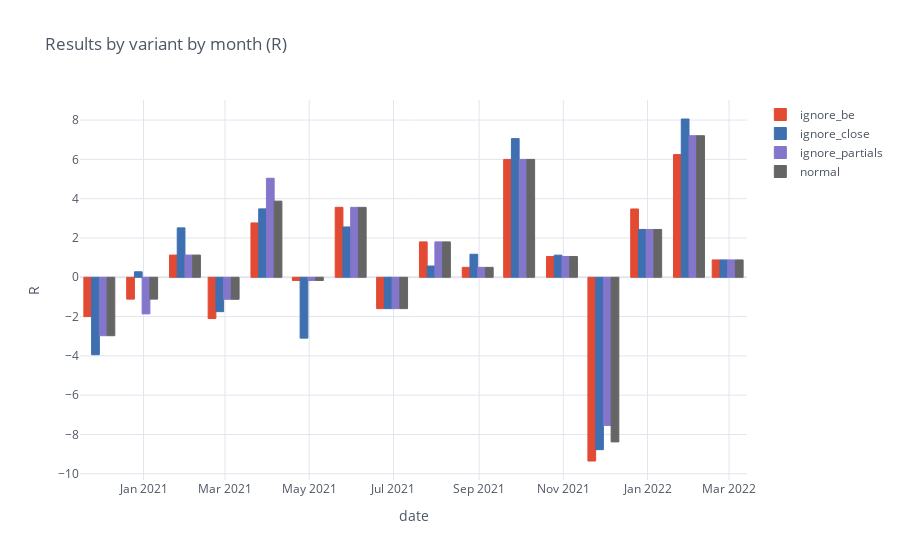

Notebook code for this chart:
### Code cell
get_attr_multi(multi, 'result').groupby(pd.Grouper(freq='M')).sum().iplot(kind='bar', barmode='group',
    title='Results by variant by month (R)', xTitle='date', yTitle='R', opacity=1)

### Figure 1 — Plotly figure (JSON) as saved in the notebook; plotly's stock layout.template omitted (floating-point values rounded to 4 significant figures)
{"data": [{"marker": {"color": "rgba(226, 74, 51, 1)", "line": {"color": "rgba(226, 74, 51, 1.0)", "width": 1}}, "name": "ignore_be", "orientation": "v", "text": "", "type": "bar", "x": ["2020-11-30 00:00:00+00:00", "2020-12-31 00:00:00+00:00", "2021-01-31 00:00:00+00:00", "2021-02-28 00:00:00+00:00", "2021-03-31 00:00:00+00:00", "2021-04-30 00:00:00+00:00", "2021-05-31 00:00:00+00:00", "2021-06-30 00:00:00+00:00", "2021-07-31 00:00:00+00:00", "2021-08-31 00:00:00+00:00", "2021-09-30 00:00:00+00:00", "2021-10-31 00:00:00+00:00", "2021-11-30 00:00:00+00:00", "2021-12-31 00:00:00+00:00", "2022-01-31 00:00:00+00:00", "2022-02-28 00:00:00+00:00"], "y": [-2.002, -1.112, 1.13, -2.101, 2.764, -0.163, 3.559, -1.596, 1.8, 0.5049, 5.998, 1.058, -9.35, 3.475, 6.243, 0.8826]}, {"marker": {"color": "rgba(62, 111, 176, 1)", "line": {"color": "rgba(62, 111, 176, 1.0)", "width": 1}}, "name": "ignore_close", "orientation": "v", "text": "", "type": "bar", "x": ["2020-11-30 00:00:00+00:00", "2020-12-31 00:00:00+00:00", "2021-01-31 00:00:00+00:00", "2021-02-28 00:00:00+00:00", "2021-03-31 00:00:00+00:00", "2021-04-30 00:00:00+00:00", "2021-05-31 00:00:00+00:00", "2021-06-30 00:00:00+00:00", "2021-07-31 00:00:00+00:00", "2021-08-31 00:00:00+00:00", "2021-09-30 00:00:00+00:00", "2021-10-31 00:00:00+00:00", "2021-11-30 00:00:00+00:00", "2021-12-31 00:00:00+00:00", "2022-01-31 00:00:00+00:00", "2022-02-28 00:00:00+00:00"], "y": [-3.941, 0.2788, 2.513, -1.749, 3.48, -3.097, 2.559, -1.596, 0.572, 1.172, 7.057, 1.125, -8.773, 2.433, 8.055, 0.8826]}, {"marker": {"color": "rgba(132, 118, 202, 1)", "line": {"color": "rgba(132, 118, 202, 1.0)", "width": 1}}, "name": "ignore_partials", "orientation": "v", "text": "", "type": "bar", "x": ["2020-11-30 00:00:00+00:00", "2020-12-31 00:00:00+00:00", "2021-01-31 00:00:00+00:00", "2021-02-28 00:00:00+00:00", "2021-03-31 00:00:00+00:00", "2021-04-30 00:00:00+00:00", "2021-05-31 00:00:00+00:00", "2021-06-30 00:00:00+00:00", "2021-07-31 00:00:00+00:00", "2021-08-31 00:00:00+00:00", "2021-09-30 00:00:00+00:00", "2021-10-31 00:00:00+00:00", "2021-11-30 00:00:00+00:00", "2021-12-31 00:00:00+00:00", "2022-01-31 00:00:00+00:00", "2022-02-28 00:00:00+00:00"], "y": [-2.974, -1.862, 1.13, -1.12, 5.038, -0.163, 3.559, -1.596, 1.8, 0.5049, 5.998, 1.058, -7.538, 2.433, 7.205, 0.8826]}, {"marker": {"color": "rgba(101, 101, 101, 1)", "line": {"color": "rgba(101, 101, 101, 1.0)", "width": 1}}, "name": "normal", "orientation": "v", "text": "", "type": "bar", "x": ["2020-11-30 00:00:00+00:00", "2020-12-31 00:00:00+00:00", "2021-01-31 00:00:00+00:00", "2021-02-28 00:00:00+00:00", "2021-03-31 00:00:00+00:00", "2021-04-30 00:00:00+00:00", "2021-05-31 00:00:00+00:00", "2021-06-30 00:00:00+00:00", "2021-07-31 00:00:00+00:00", "2021-08-31 00:00:00+00:00", "2021-09-30 00:00:00+00:00", "2021-10-31 00:00:00+00:00", "2021-11-30 00:00:00+00:00", "2021-12-31 00:00:00+00:00", "2022-01-31 00:00:00+00:00", "2022-02-28 00:00:00+00:00"], "y": [-2.974, -1.112, 1.13, -1.12, 3.874, -0.163, 3.559, -1.596, 1.8, 0.5049, 5.998, 1.058, -8.377, 2.433, 7.205, 0.8826]}], "layout": {"barmode": "group", "legend": {"bgcolor": "#FFFFFF", "font": {"color": "#4D5663"}}, "paper_bgcolor": "#FFFFFF", "plot_bgcolor": "#FFFFFF", "title": {"font": {"color": "#4D5663"}, "text": "Results by variant by month (R)"}, "xaxis": {"gridcolor": "#E1E5ED", "showgrid": true, "tickfont": {"color": "#4D5663"}, "title": {"font": {"color": "#4D5663"}, "text": "date"}, "zerolinecolor": "#E1E5ED"}, "yaxis": {"gridcolor": "#E1E5ED", "showgrid": true, "tickfont": {"color": "#4D5663"}, "title": {"font": {"color": "#4D5663"}, "text": "R"}, "zerolinecolor": "#E1E5ED"}}}
